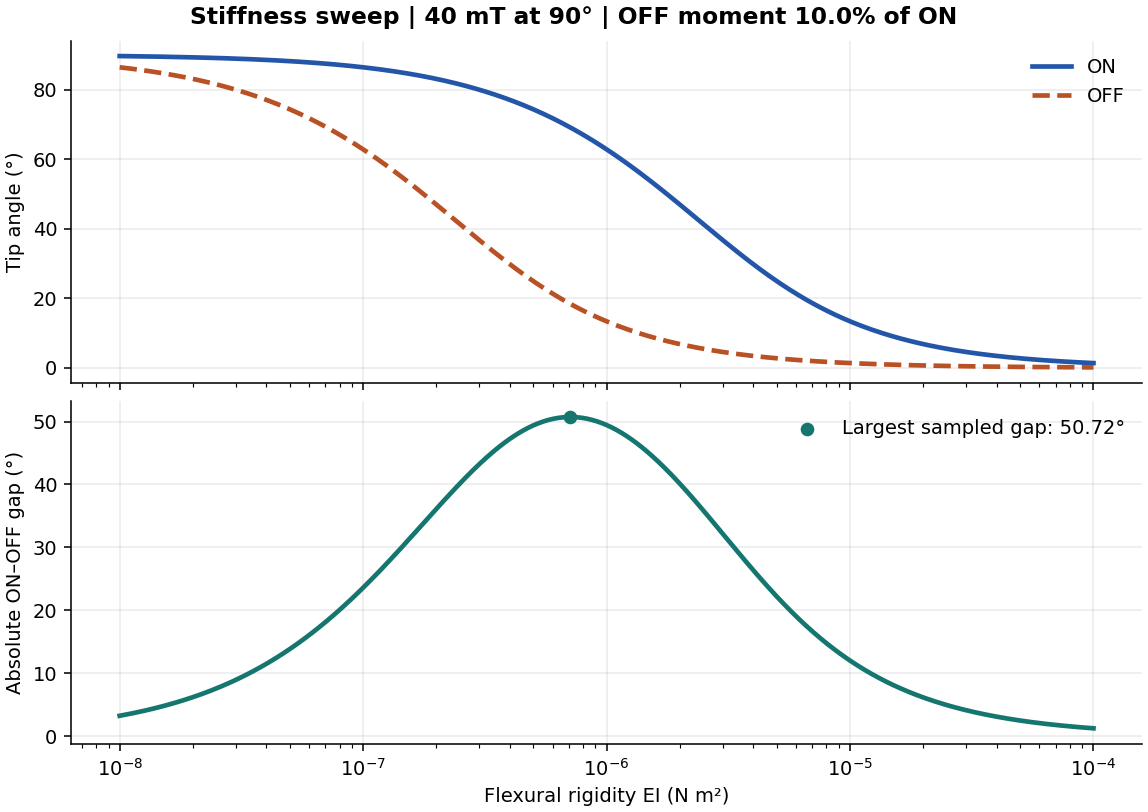

Write the Python code that produced this figure.
"""Compare static catheter steering across a range of flexural rigidities."""

import argparse
import csv
from math import degrees, isfinite, log10, radians
from pathlib import Path

import matplotlib

matplotlib.use("Agg")
import matplotlib.pyplot as plt

from catheter import equilibrium_angle


def run(args: argparse.Namespace) -> None:
    length = args.length_mm / 1000
    field = args.field_mt / 1000
    field_angle = radians(args.field_angle_deg)
    off_moment = args.on_moment_am2 * args.off_ratio
    log_min, log_max = log10(args.min_ei), log10(args.max_ei)
    rigidities = [args.min_ei]
    rigidities.extend(
        10 ** (log_min + (log_max - log_min) * i / (args.samples - 1))
        for i in range(1, args.samples - 1)
    )
    rigidities.append(args.max_ei)

    rows = []
    for ei in rigidities:
        on_angle = degrees(equilibrium_angle(length, ei, args.on_moment_am2, field, field_angle))
        off_angle = degrees(equilibrium_angle(length, ei, off_moment, field, field_angle))
        rows.append((ei, on_angle, off_angle, abs(on_angle - off_angle)))

    peak_ei, peak_on, peak_off, peak_gap = max(rows, key=lambda row: row[3])
    if peak_gap > 0:
        print(f"Largest sampled gap: {peak_gap:.2f} deg at EI = {peak_ei:.3g} N m^2")
        print(f"Tip angles at that sample: ON {peak_on:.2f} deg, OFF {peak_off:.2f} deg")
    else:
        print("ON and OFF angles coincide at every sampled rigidity.")

    _, on_angles, off_angles, gaps = zip(*rows)
    fig, (angles, difference) = plt.subplots(
        2, 1, sharex=True, figsize=(8.2, 5.8), layout="constrained"
    )
    fig.suptitle(
        f"Stiffness sweep | {args.field_mt:g} mT at {args.field_angle_deg:g}°"
        f" | OFF moment {args.off_ratio:.1%} of ON",
        fontweight="bold",
    )
    angles.semilogx(rigidities, on_angles, color="#2356a8", linewidth=2.4, label="ON")
    angles.semilogx(rigidities, off_angles, "--", color="#b95124", linewidth=2.4, label="OFF")
    angles.set_ylabel("Tip angle (°)")
    angles.legend(frameon=False)
    difference.semilogx(rigidities, gaps, color="#14766f", linewidth=2.4)
    difference.set(xlabel="Flexural rigidity EI (N m²)", ylabel="Absolute ON–OFF gap (°)")
    if peak_gap > 0:
        difference.scatter(peak_ei, peak_gap, color="#14766f", zorder=3,
                           label=f"Largest sampled gap: {peak_gap:.2f}°")
        difference.legend(frameon=False, loc="upper right")
    for axis in (angles, difference):
        axis.grid(alpha=0.25)
        axis.spines[["top", "right"]].set_visible(False)

    args.output_dir.mkdir(parents=True, exist_ok=True)
    fig.savefig(args.output_dir / "stiffness_sweep.png", dpi=140)
    plt.close(fig)
    with (args.output_dir / "stiffness_sweep.csv").open("w", newline="", encoding="utf-8") as handle:
        writer = csv.writer(handle)
        writer.writerow(("ei_N_m2", "on_angle_deg", "off_angle_deg", "abs_angle_gap_deg"))
        writer.writerows(rows)


def main() -> None:
    parser = argparse.ArgumentParser(description=__doc__)
    parser.add_argument("--min-ei", type=float, default=1e-8, help="Minimum EI in N m².")
    parser.add_argument("--max-ei", type=float, default=1e-4, help="Maximum EI in N m².")
    parser.add_argument("--samples", type=int, default=401, help="Number of log-spaced samples.")
    parser.add_argument("--length-mm", type=float, default=30)
    parser.add_argument("--on-moment-am2", type=float, default=2e-3)
    parser.add_argument("--off-ratio", type=float, default=0.10)
    parser.add_argument("--field-mt", type=float, default=40)
    parser.add_argument("--field-angle-deg", type=float, default=90)
    parser.add_argument("--output-dir", type=Path, default=Path("output"))
    args = parser.parse_args()

    if not 0 < args.min_ei < args.max_ei or not isfinite(args.max_ei):
        parser.error("EI bounds must be finite, positive, and increasing.")
    if args.samples < 2:
        parser.error("--samples must be at least 2.")
    if not 0 <= args.off_ratio <= 1:
        parser.error("--off-ratio must be between 0 and 1.")
    try:
        run(args)
    except ValueError as error:
        parser.error(str(error))


if __name__ == "__main__":
    main()
